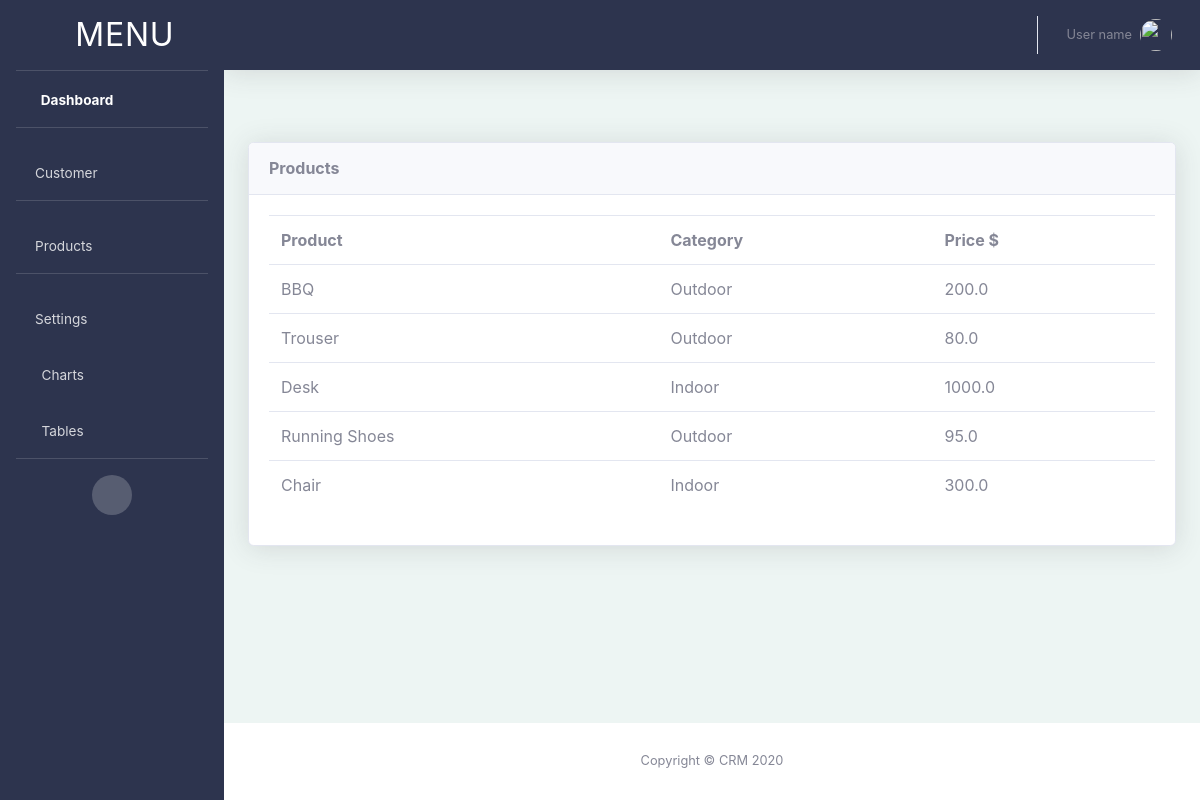
Before: /products/ with the older database file.
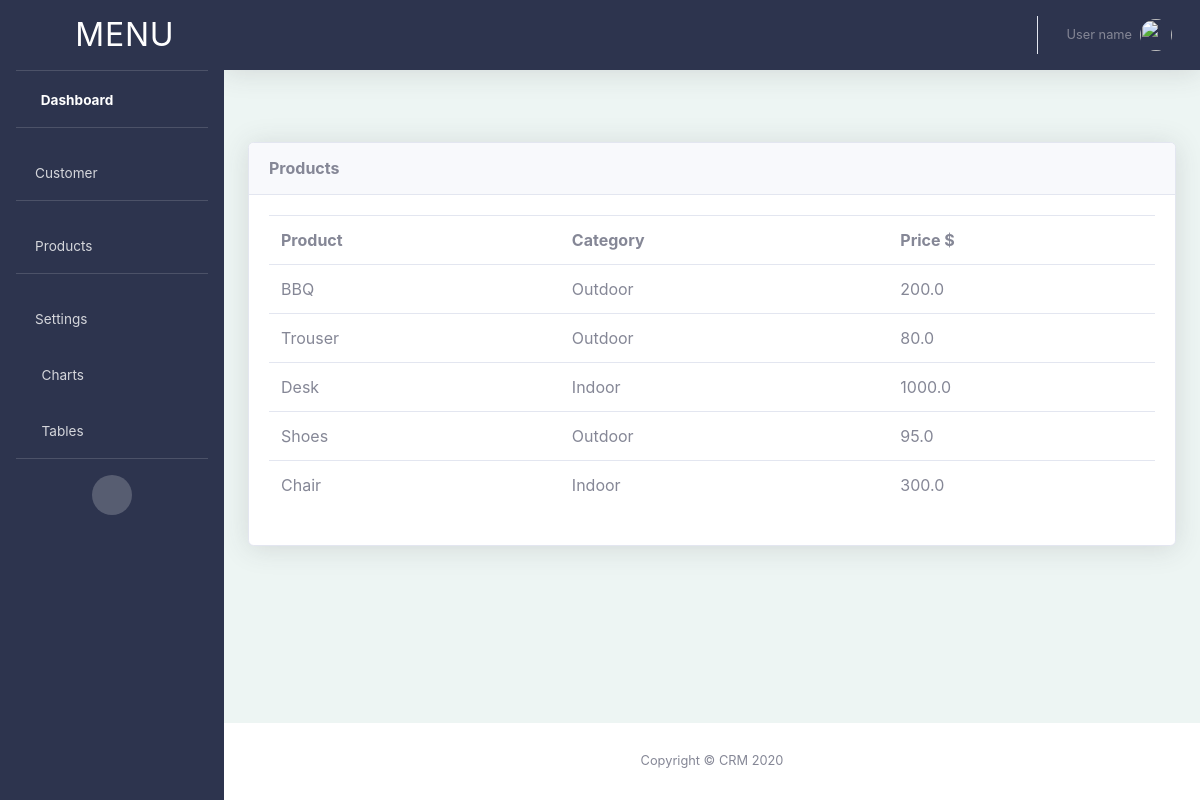
After: the same page with the newer database file.
### accounts/models.py (models this page shows, shortened)
class Product(models.Model):
    CATEGORY = (
        ('Indoor', 'Indoor'),
        ('Outdoor', 'Outdoor'),
    )
    name = models.CharField(max_length=200, null=True)
    price = models.FloatField(null=True)
    category = models.CharField(max_length=200, null=True, choices=CATEGORY)
    description = models.CharField(max_length=200, null=True, blank=True)
    date_created = models.DateTimeField(auto_now_add=True, null=True)
    tags = models.ManyToManyField(Tag)

### accounts/views.py (the view)
# urls.py: path('products/', views.products, name='products'),
def products(request):
    products = Product.objects.all()
    return render(request, 'accounts/products.html', {'products': products})

### accounts/templates/accounts/products.html
{% extends 'accounts/main.html'  %}
{% block content  %}
<br>
<br>
<div class="container-fluid">
   <div class="row ">
       <div class="col-md">
        <div class="card shadow mb-4">
            <div class="card-header py-3">
              <h6 class="m-0 font-weight-bold">Products</h6>
            </div>
            <div class=" card-body">
              <table class="table">
                <tr>
                    <th>Product</th>
                    <th>Category</th>
                    <th>Price $</th>
                </tr>
                {% for i in products %}
                <tr>
                  <td>{{i.name}}</td>
                  <td>{{i.category}}</td>
                  <td>{{i.price}}</td>
                </tr>
                {% endfor %}
            </table>
            </div>
          </div>
       </div>
   </div>
   </div>
{%  endblock %}

Changed rows visible on the page:
changed Product: name "Running Shoes" → "Shoes"
